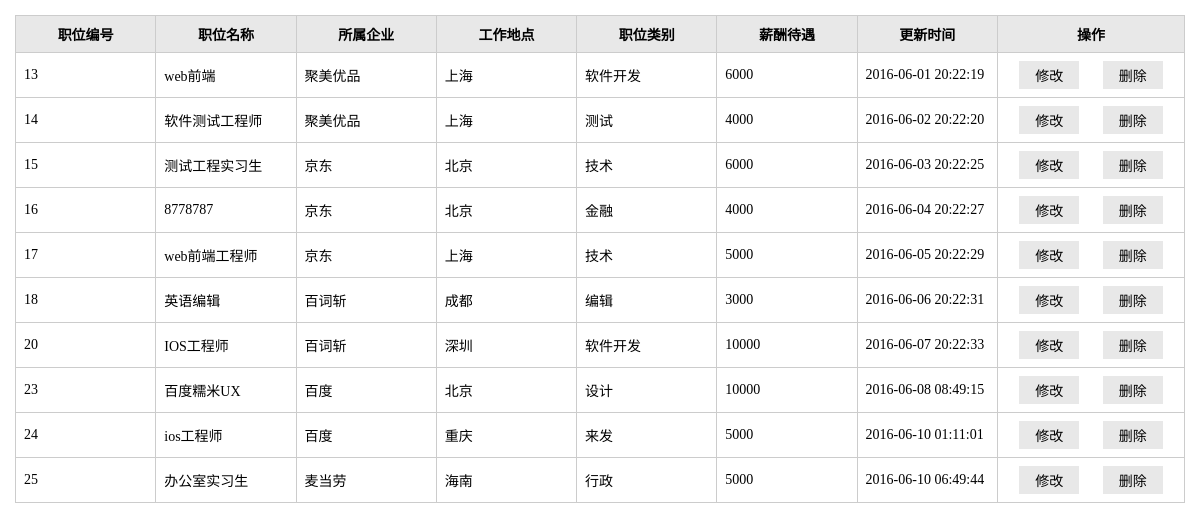
Page /admin/listJob.php on the committed database.
### tables this page shows
CREATE TABLE `zp_jobs` (
  `jobid` int(100) unsigned NOT NULL AUTO_INCREMENT,
  `jobname` varchar(20) DEFAULT NULL,
  `jobaddress` varchar(50) DEFAULT NULL,
  `jobcate` varchar(20) DEFAULT NULL,
  `jobdesc` varchar(500) DEFAULT NULL,
  `jobsubid` int(100) DEFAULT NULL,
  `jobpay` varchar(20) DEFAULT NULL,
  `jobtime` timestamp NOT NULL DEFAULT CURRENT_TIMESTAMP,
  `jobscan` int(10) unsigned DEFAULT NULL,
  PRIMARY KEY (`jobid`)
);

CREATE TABLE `zp_company` (
  `id` int(10) NOT NULL AUTO_INCREMENT,
  `username` varchar(20) NOT NULL,
  `password` varchar(20) NOT NULL,
  `name` varchar(20) NOT NULL,
  `address` varchar(30) DEFAULT NULL,
  `description` varchar(500) DEFAULT NULL,
  `tell` varchar(20) DEFAULT NULL,
  `industry` varchar(20) DEFAULT NULL,
  `scale` int(10) DEFAULT NULL,
  `tag` varchar(20) DEFAULT NULL,
  `url` varchar(50) DEFAULT NULL,
  `logopath` varchar(100) DEFAULT NULL,
  `estabtime` timestamp NULL DEFAULT CURRENT_TIMESTAMP,
  `pv` int(10) unsigned NOT NULL,
  PRIMARY KEY (`id`)
);

### lib/mysql.func.php (called while the page is built, shortened)
<?php
	function fetchOne($sql,$conn){
		$result=mysqli_query($conn,$sql);
		$row=mysqli_fetch_assoc($result);
		return $row;
	}
	function fetchAll($sql,$conn){
		$result=mysqli_query($conn,$sql);
		$rows=mysqli_fetch_all($result,MYSQLI_ASSOC);
		return $rows;
	}
?>

### admin/listJob.php (the view, shortened to what this page needs)
<?php
require_once '../include.php';
$sql="select * from zp_jobs";
$rows=fetchAll($sql,$tp);
?>
<!doctype html>
<html>
<head>
<link rel="stylesheet" href="styles/backstage.css">
</head>
<body>
<div class="details">
                    <table class="table" cellspacing="0" cellpadding="0">
                        <thead>
                            <tr>
                                <th width="12%">职位编号</th>
                                <th width="12%">职位名称</th>
                                <th width="12%">所属企业</th>
                                <th width="12%">工作地点</th>
                                <th width="12%">职位类别</th>
                                <th width="12%">薪酬待遇</th>
                                <th width="12%">更新时间</th>
                                <th>操作</th>
                            </tr>
                        </thead>
                        <tbody>
                        <?php  foreach($rows as $row):?>
                            <?php
                                $tmp=$row['jobsubid'];
                                $sql="select name from zp_company where id={$tmp}";
                                $result=fetchOne($sql,$tp);
                            ?>
                            <tr>
                                <td><?php echo $row['jobid'];?></label></td>
                                <td><?php echo $row['jobname'];?></td>
                                <td><?php echo $result['name'];?></td>
                                <td><?php echo $row['jobaddress'];?></td>
                                <td><?php echo $row['jobcate'];?></td>
                                <td><?php echo $row['jobpay'];?></td>
                                <td><?php echo $row['jobtime'];?></td>
                                <td align="center">
                                    <input type="button" value="修改" class="btn"  onclick="adminEditJob(<?php echo $row['jobid'];?>)">
                                    <input type="button" value="删除" class="btn"  onclick="adminDelJob(<?php echo $row['jobid'];?>)">
                                </td>
                            </tr>
                            <?php endforeach;?>
                        </tbody>
                    </table>
                </div>
</body>
</html>

### admin/styles/backstage.css (style rules this page uses)
* { margin: 0;padding: 0; }
input,select,textarea { outline: none;border: none; background: none; }
.details { padding: 15px; font-family: "微软雅黑"; }
.table { border-collapse: collapse; width: 100%; font-size: 14px; }
.table th { background-color: #E8E8E8; }
.table th, .table td { border: solid 1px #ccc; padding: 8px; }
.btn { padding: 4px 16px; background-color: #E8E8E8; margin: 0 10px;font-family: "微软雅黑"; font-size: 14px; }

### rows in the picture
zp_jobs: jobid "13", jobname "web前端", zp_company.name "聚美优品", jobaddress "上海", jobcate "软件开发", jobpay "6000", jobtime "2016-06-01 20:22:19"
zp_jobs: jobid "14", jobname "软件测试工程师", zp_company.name "聚美优品", jobaddress "上海", jobcate "测试", jobpay "4000", jobtime "2016-06-02 20:22:20"
zp_jobs: jobid "15", jobname "测试工程实习生", zp_company.name "京东", jobaddress "北京", jobcate "技术", jobpay "6000", jobtime "2016-06-03 20:22:25"
zp_jobs: jobid "16", jobname "8778787", zp_company.name "京东", jobaddress "北京", jobcate "金融", jobpay "4000", jobtime "2016-06-04 20:22:27"
zp_jobs: jobid "17", jobname "web前端工程师", zp_company.name "京东", jobaddress "上海", jobcate "技术", jobpay "5000", jobtime "2016-06-05 20:22:29"
zp_jobs: jobid "18", jobname "英语编辑", zp_company.name "百词斩", jobaddress "成都", jobcate "编辑", jobpay "3000", jobtime "2016-06-06 20:22:31"
zp_jobs: jobid "20", jobname "IOS工程师", zp_company.name "百词斩", jobaddress "深圳", jobcate "软件开发", jobpay "10000", jobtime "2016-06-07 20:22:33"
zp_jobs: jobid "23", jobname "百度糯米UX", zp_company.name "百度", jobaddress "北京", jobcate "设计", jobpay "10000", jobtime "2016-06-08 08:49:15"
zp_jobs: jobid "24", jobname "ios工程师", zp_company.name "百度", jobaddress "重庆", jobcate "来发", jobpay "5000", jobtime "2016-06-10 01:11:01"
zp_jobs: jobid "25", jobname "办公室实习生", zp_company.name "麦当劳", jobaddress "海南", jobcate "行政", jobpay "5000", jobtime "2016-06-10 06:49:44"
